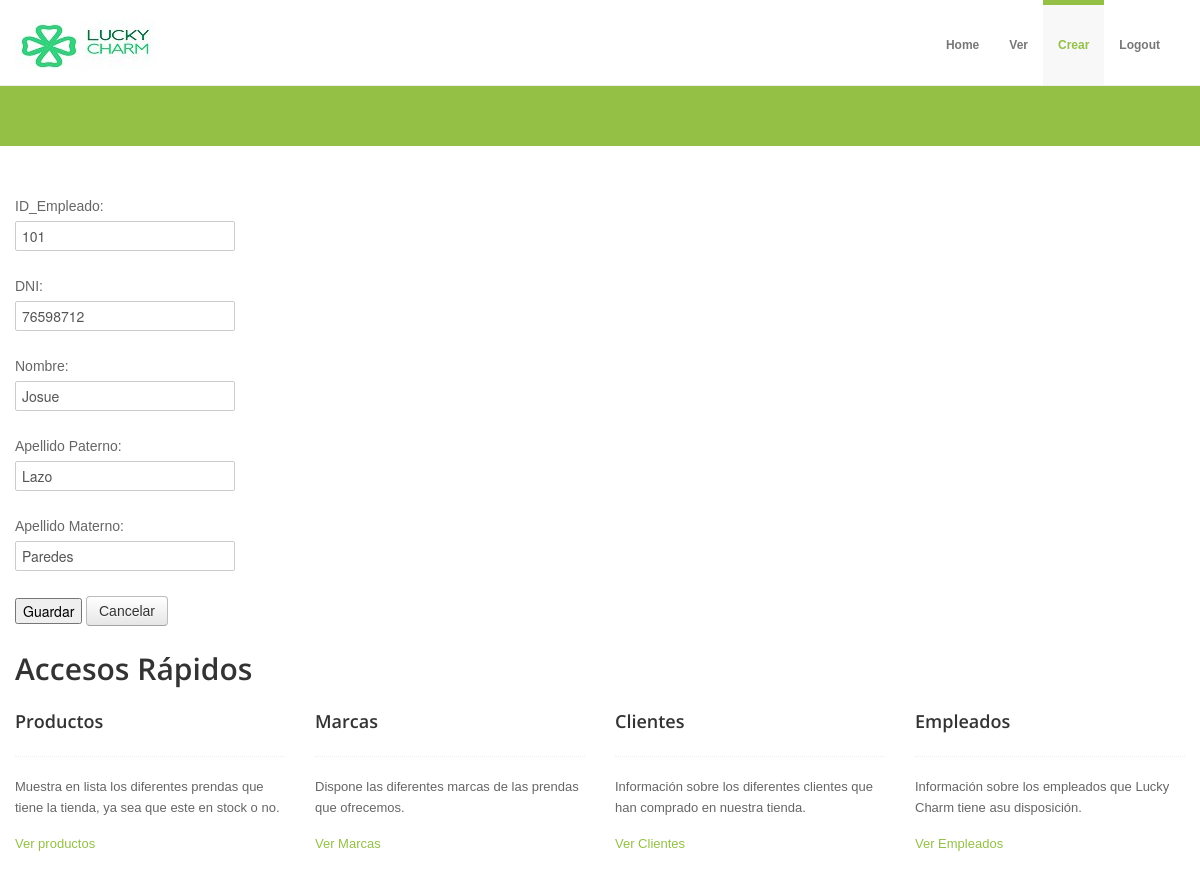
The page /edit_empleado/1 on the database its author committed.
### Tienda/models.py (models this page shows, shortened)
class empleado(models.Model):
    id_emp= models.CharField(max_length=10)
    dni = models.CharField(max_length=8)
    nombre= models.CharField(max_length=20)
    apell_pat= models.CharField(max_length=20)
    apell_mat= models.CharField(max_length=20)

### Tienda/views.py (the view)
# urls.py: path('edit_empleado/<int:pk>',empleadoupdate.as_view(), name='Empleadoseditar'),
class empleadoupdate(UpdateView):
    model= empleado
    form_class = empleadosForm
    template_name = 'empleadocreate.html'
    success_url = reverse_lazy('Empleados')

### Tienda/forms.py
class empleadosForm(forms.ModelForm):
    class Meta:
        model= empleado
        fields = [
            'id_emp',
            'dni',
            'nombre',
            'apell_pat',
            'apell_mat'
        ]
        labels = {
            'id_emp': 'ID_Empleado',
            'dni': 'DNI',
            'nombre': 'Nombre',
            'apell_pat': 'Apellido Paterno',
            'apell_mat': 'Apellido Materno',
        }
        widgets = {
            'id_emp': forms.TextInput(attrs={'class': 'form-control'}),
            'dni': forms.TextInput(attrs={'class': 'form-control'}),
            'nombre': forms.TextInput(attrs={'class': 'form-control'}),
            'apell_pat': forms.TextInput(attrs={'class': 'form-control'}),
            'apell_mat': forms.TextInput(attrs={'class': 'form-control'}),
        }

### Tienda/templates/empleadocreate.html (shortened to what this page needs)
{% extends "basecrear.html" %}
{% block content %}
<form method="post">
    {{form.as_p}}
    <button type="submit">Guardar</button>
    <a class="btn btn-default" href="{% url 'Empleados' %}">Cancelar</a>
</form>
{% endblock %}

### Tienda/static/color/default.css (style rules this page uses)
a { color: #94c045; }

### Tienda/static/css/overwrite.css (style rules this page uses)
body { margin: 0; font-family: Tahoma, Arial, sans-serif; font-size: 13px; line-height: 1.6em; color: #666; background-color: #ffffff; }
p { margin: 0 0 15px; }
a { color: #0088cc; text-decoration: none; }
select, textarea, input[type="text"], input[type="password"], input[type="datetime"], input[type="datetime-local"], input[type="date"], input[type="month"], input[type="time"], input[type="week"], input[type="number"], input[type="email"], input[type="url"], input[type="search"], input[type="tel"], input[type="color"], .uneditable-input { -webkit-border-radius: 2px; -moz-border-radius: 2px; border-radius: 2px; }
textarea, input[type="text"], input[type="password"], input[type="datetime"], input[type="datetime-local"], input[type="date"], input[type="month"], input[type="time"], input[type="week"], input[type="number"], input[type="email"], input[type="url"], input[type="search"], input[type="tel"], input[type="color"], .uneditable-input { -webkit-box-shadow: none; -moz-box-shadow: none; box-shadow: none; }
.btn { display: inline-block; *display: inline; *zoom: 1; padding: 4px 12px; margin-bottom: 0; font-size: 14px; line-height: 20px; text-align: center; vertical-align: middle; cursor: pointer; color: #333333; text-shadow: 0 1px 1px rgba(255, 255, 255, 0.75); background-color: #f5f5f5; border-color: #e6e6e6 #e6e6e6 #bfbfbf; border-color: rgba(0, 0, 0, 0.1) rgba(0, 0, 0, 0.1) rgba(0, 0, 0, 0.25); *background-color: #e6e6e6; filter: progid:DXImageTransform.Microsoft.gradient(enabled = false); border: 1px solid #bbbbbb; *border: 0; border-bottom-color: #a2a2a2; *margin-left: .3em; -webkit-box-shadow: none; -moz-box-shadow: none; box-shadow: none; }

### rows shown on the page
empleado: id_emp "101", dni "76598712", nombre "Josue", apell_pat "Lazo", apell_mat "Paredes"
